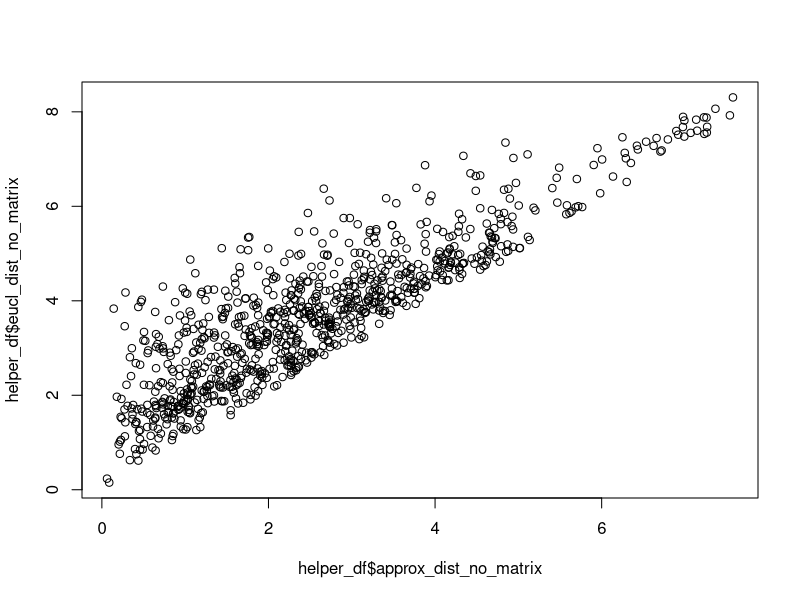
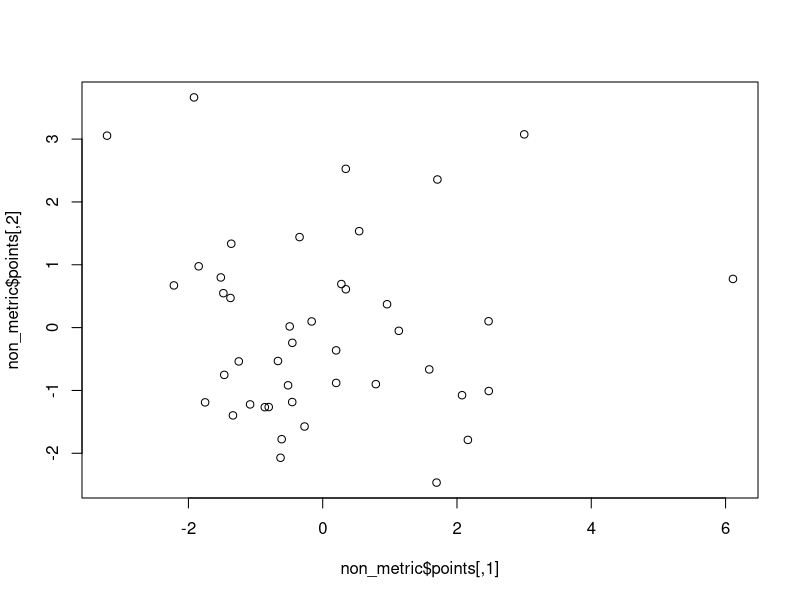
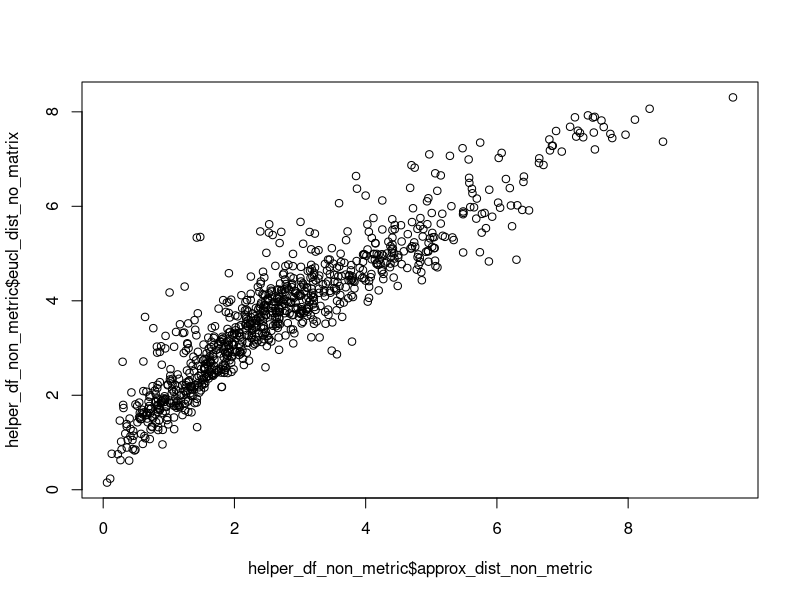
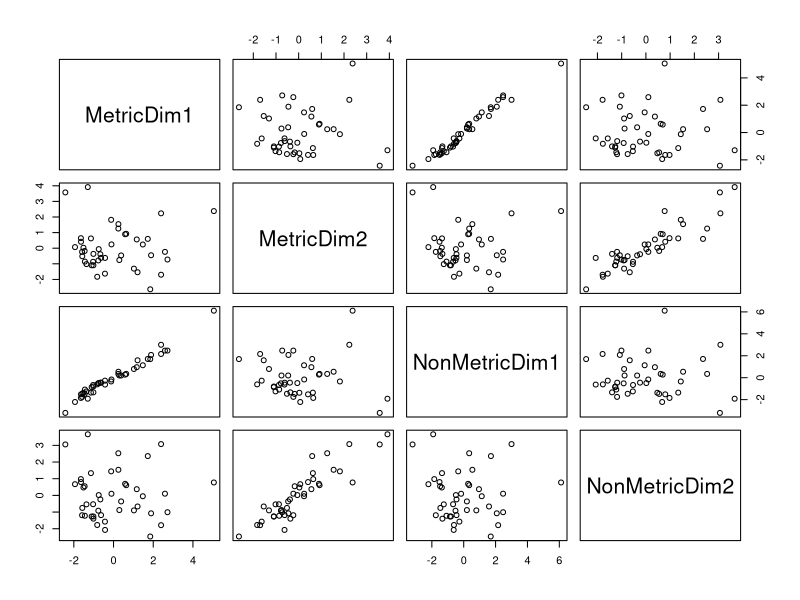

Write R code to recreate these figures, in order.
cereal_data <- as.data.frame(read.table("practical_3/Cereals.dat", header = TRUE))

## Standardized data
numerical_values <- cereal_data[,3:ncol(cereal_data)]
sd_numerical <- scale(numerical_values)

## Euclidean distance
eucl_dist <- as.matrix(dist(sd_numerical, upper = T))

## 2D approx
multidim_scale <- cmdscale(eucl_dist, k = 2, eig = T, x.ret = T)
multidim_scale$eig

## Closest points
approx_dist <- as.matrix(dist(multidim_scale$points, upper = T))
which(approx_dist == max(approx_dist), arr.ind = T)
cereal_data$Brand[41]
cereal_data$Brand[18]
cereal_data$Brand

## K dimension matrix
#Yes, 6

## Eigenvalues + GOF
multidim_scale$GOF
B <- multidim_scale$x
B.eigen <- eigen(B)
sum(B.eigen$values[1:2]) / sum(B.eigen$values)

B <- t(sd_numerical) %*% sd_numerical
B.eigen <- eigen(B)
B.eigen$values
sum(B.eigen$values[1:2]) / sum(B.eigen$values)

## Are there 0 Eigen? Why not?
# No.

## Plot distances and do regression.
eucl_dist_no_matrix <- dist(sd_numerical)
approx_dist_no_matrix <- dist(multidim_scale$points)
helper_df <- data.frame(cbind(approx_dist_no_matrix, eucl_dist_no_matrix))

plot(helper_df$approx_dist_no_matrix, helper_df$eucl_dist_no_matrix)

linearMod <- lm(approx_dist_no_matrix ~ eucl_dist_no_matrix, data = helper_df)
summary(linearMod)

## Non-metric
non_metric <- MASS::isoMDS(eucl_dist)


# todo make plot nicer
non_metric
plot(non_metric$points)

## Check two closest
approx_dist_non_metric <- dist(non_metric$points)
helper_df_non_metric <- data.frame(cbind(approx_dist_non_metric, eucl_dist_no_matrix))

## Regression
plot(helper_df_non_metric$approx_dist_non_metric, helper_df_non_metric$eucl_dist_no_matrix)

linearMod_non_metric <- lm(approx_dist_non_metric ~ eucl_dist_no_matrix, data = helper_df)
summary(linearMod_non_metric)

## Stress

## Scatterplot

helper_scatter <- data.frame(cbind(multidim_scale$points, non_metric$points))
colnames(helper_scatter) <- c("MetricDim1","MetricDim2","NonMetricDim1","NonMetricDim2")
plot(helper_scatter)
round(cor(helper_scatter), digits = 3)

## Why sd?